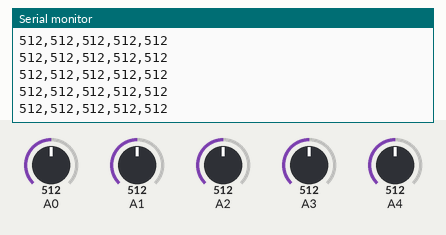
Simulated run of this sketch. Board: Arduino Uno, built with avr-gcc and run on an emulated ATmega328P. On the bench: the last lines printed to the serial monitor. The test bench sets the inputs (shaded band); at power-on: A2 = 512, A0 = 512, A1 = 512, A3 = 512, A4 = 512.

Above: at 4.2 s.
4.3 s: A2 set to 109
At 4.33 s:
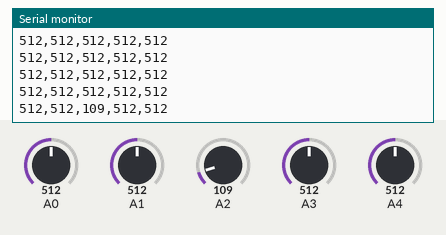
5.8 s: A2 set to 92
At 5.83 s:
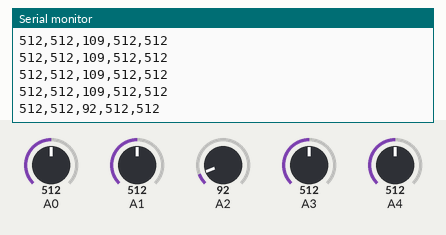
Timing chart, 0 to 8.8 s (numbered marks = the images above; inputs shaded):
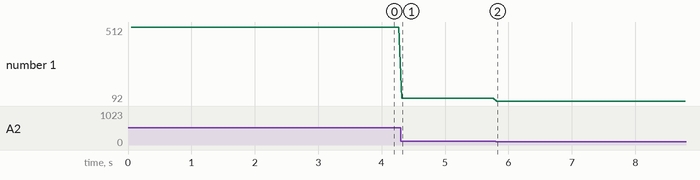

Measured:
- after the input at 4.3 s, the serial monitor: prints a new line at once (image 1)
- after the input at 5.8 s, the serial monitor: prints a new line at once (image 2)
- plotted number 1: 512 → 109 after the input at 4.3 s, 109 → 92 after the input at 5.8 s

The sketch:

LineFollowSensorTest.ino
```cpp
void setup() {
  Serial.begin(115200);

}

void loop() {
  delay(50);
  Serial.print(analogRead(A0));Serial.print(",");
  Serial.print(analogRead(A1));Serial.print(",");
  Serial.print(analogRead(A2));Serial.print(",");
  Serial.print(analogRead(A3));Serial.print(",");
  Serial.println(analogRead(A4));
}
```
